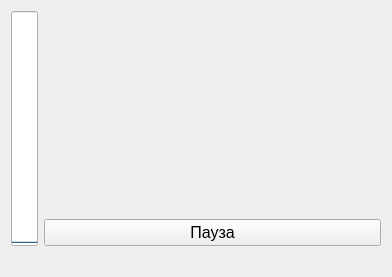
<?xml version="1.0" encoding="UTF-8"?>
<ui version="4.0">
 <class>Form</class>
 <widget class="QWidget" name="Form">
  <property name="geometry">
   <rect>
    <x>0</x>
    <y>0</y>
    <width>392</width>
    <height>277</height>
   </rect>
  </property>
  <property name="windowTitle">
   <string>Form</string>
  </property>
  <layout class="QGridLayout" name="gridLayout">
   <item row="0" column="1">
    <widget class="QLabel" name="label_info">
     <property name="sizePolicy">
      <sizepolicy hsizetype="Preferred" vsizetype="Expanding">
       <horstretch>0</horstretch>
       <verstretch>0</verstretch>
      </sizepolicy>
     </property>
     <property name="font">
      <font>
       <pointsize>12</pointsize>
      </font>
     </property>
     <property name="text">
      <string/>
     </property>
    </widget>
   </item>
   <item row="1" column="1">
    <widget class="QPushButton" name="pushButton_pause">
     <property name="sizePolicy">
      <sizepolicy hsizetype="Minimum" vsizetype="Fixed">
       <horstretch>0</horstretch>
       <verstretch>0</verstretch>
      </sizepolicy>
     </property>
     <property name="font">
      <font>
       <pointsize>12</pointsize>
      </font>
     </property>
     <property name="text">
      <string>Пауза</string>
     </property>
    </widget>
   </item>
   <item row="0" column="0" rowspan="2">
    <widget class="QProgressBar" name="progressBar">
     <property name="font">
      <font>
       <pointsize>12</pointsize>
      </font>
     </property>
     <property name="value">
      <number>0</number>
     </property>
     <property name="orientation">
      <enum>Qt::Vertical</enum>
     </property>
    </widget>
   </item>
   <item row="2" column="0" colspan="2">
    <widget class="QLabel" name="label_status">
     <property name="sizePolicy">
      <sizepolicy hsizetype="Minimum" vsizetype="Minimum">
       <horstretch>0</horstretch>
       <verstretch>0</verstretch>
      </sizepolicy>
     </property>
     <property name="autoFillBackground">
      <bool>false</bool>
     </property>
     <property name="text">
      <string/>
     </property>
    </widget>
   </item>
  </layout>
 </widget>
 <resources/>
 <connections/>
</ui>
